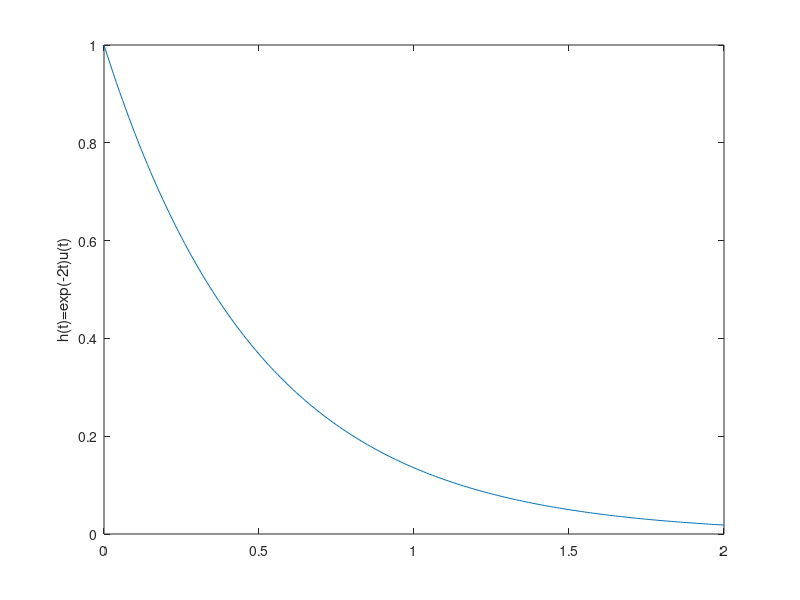
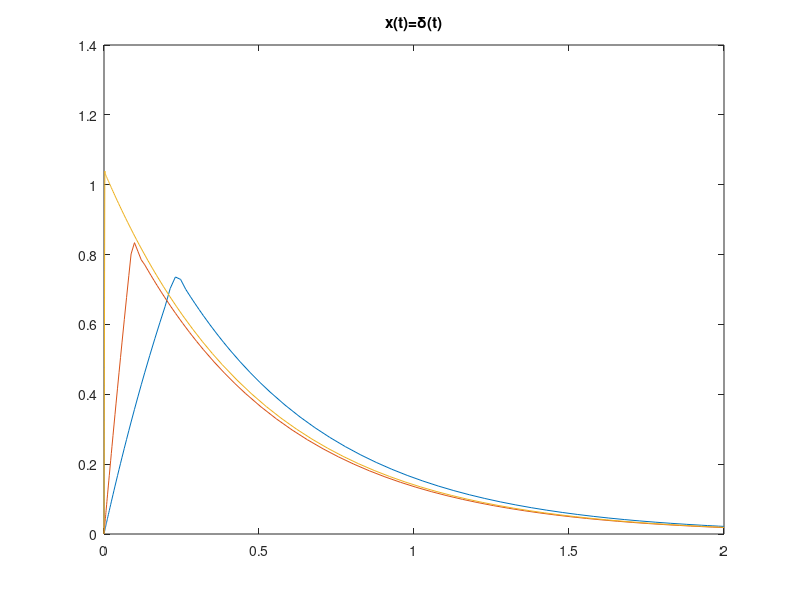
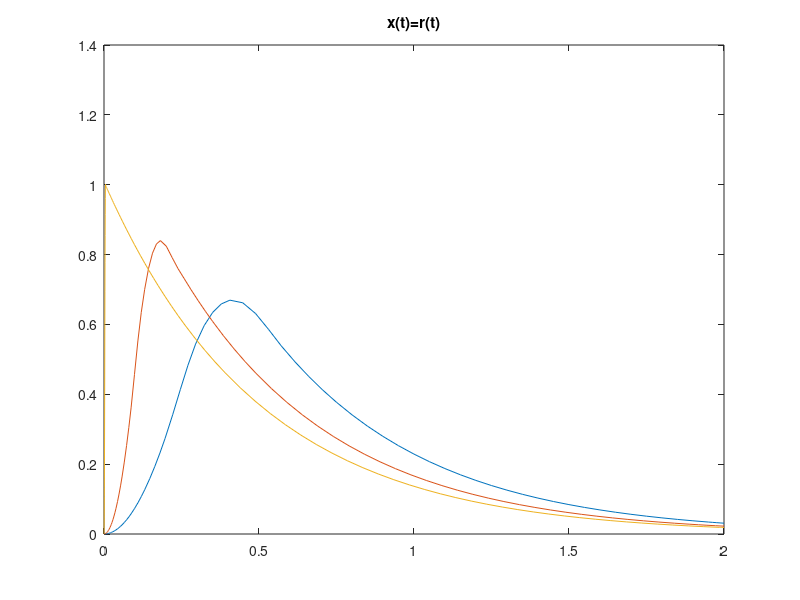
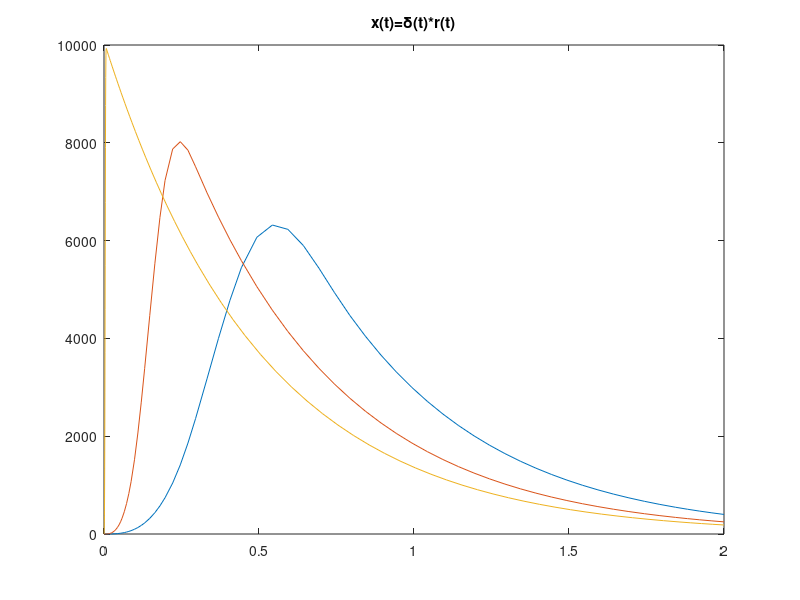

These figures' MATLAB source, in order:
%% P81 奇异函数
%this is one change
clear all;
clc;

% exp(-2t)u(t)
tspan = 0:0.01:2;
y = exp(-2*tspan);
figure;
plot(tspan, y);
ylabel('h(t)=exp(-2t)u(t)');

% 参数定义
tspace = 0:0.0001:2;
t = 0:0.0001:2;
delta_index = [0.25 0.1 0.0025];
DtConvRt = zeros(3,length(tspace)); %便于delta(t)*r(t)
RtConvRt = zeros(3,length(tspace)); %便于r(t)*r(t)

%% delta(t)
figure;
for i = 1:3
    d = zeros(1,length(tspace));
    d(1:delta_index(i)/0.0001) = 1/delta_index(i);
    DtConvRt(i,1:end) = d; %存储delta(t)

    d_interp = @(t) interp1(tspace, d, t);
    
    dydt = @(t, y) -2*y + d_interp(t);
    y0 = 0;
    [t0,y] = ode45(dydt, [0,2], y0);

    plot(t0,y);
    hold on;
end
title('x(t)=\delta(t)');

%% r(t)
figure;
for i = 1:3
    d = zeros(1,length(tspace));
    impulse_num = delta_index(i)/0.0001;

    for j = 1:impulse_num
        d(j) = j/impulse_num*(1/delta_index(i));
    end

    for j = impulse_num+1:impulse_num*2
        d(j) = (2*impulse_num-j)/impulse_num*(1/delta_index(i));
    end
    
    Conv = conv(DtConvRt(i,1:end),d);
    DtConvRt(i,1:end) = Conv(1:length(t)); %delta(t)*r(t)
    Conv = conv(d,d);
    RtConvRt(i,1:end) = Conv(1:length(t)); %r(t)*r(t)

    d_interp = @(t) interp1(tspace, d, t);

    dydt = @(t, y) -2*y + d_interp(t);
    y0 = 0;
    [t0,y] = ode45(dydt, [0,2], y0);

    plot(t0,y);
    hold on;
end
title('x(t)=r(t)');

%% delta(t)*r(t)
figure;
for i = 1:3
    d = DtConvRt(i,1:end);

    d_interp = @(t) interp1(tspace, d, t);

    dydt = @(t, y) -2*y + d_interp(t);
    y0 = 0;
    [t0,y] = ode45(dydt, [0,2], y0);

    plot(t0,y);
    hold on;
end
title('x(t)=\delta(t)*r(t)');

%% r(t)*r(t)
figure;
for i=1:3
    d = RtConvRt(i,1:end);

    d_interp = @(t) interp1(tspace, d, t);

    dydt = @(t, y) -2*y + d_interp(t);
    y0 = 0;
    [t0,y] = ode45(dydt, [0,2], y0);

    plot(t0,y);
    hold on;
end
title('x(t)=\delta(t)*\delta(t)');


